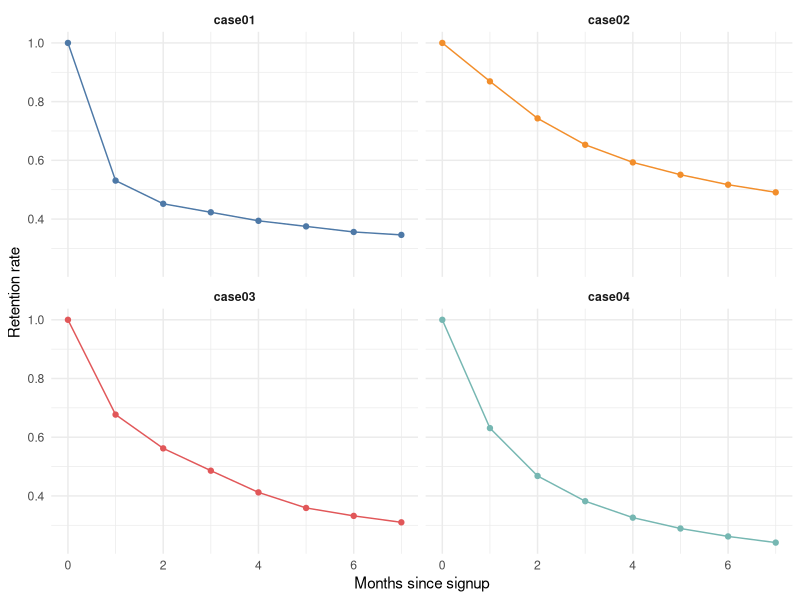
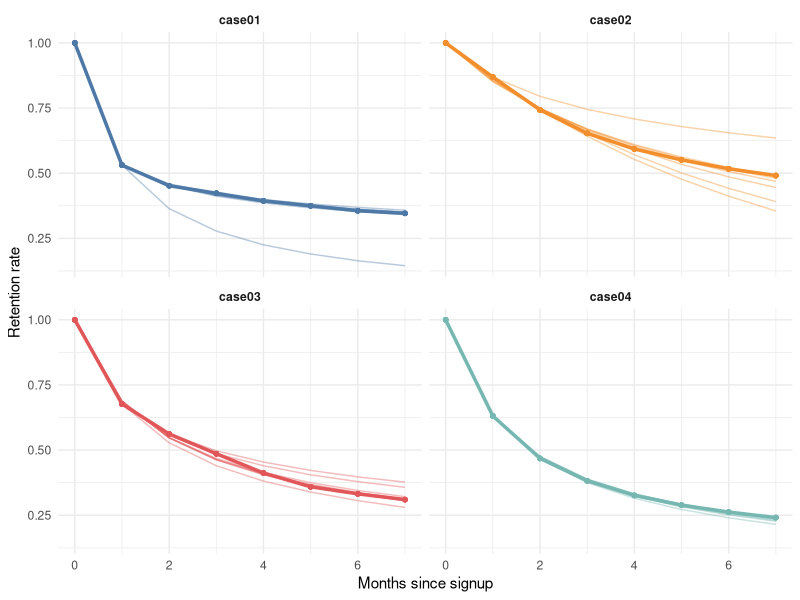

Here is the R script that generated these plots, in order:
## ---- chunk 1
#| message: false
#| warning: false
#| label: fig-retention-observed
#| fig-cap: "Observed monthly retention curves for four subscription cohorts. All decline, but at different rates and with different curvature."
library(tidyverse)

set.seed(13)

# Observed retention rate by months since signup (month 0 = 100%)
df_ret <- tibble(
  month_lt = 0:7,
  case01 = c(1, .531, .452, .423, .394, .375, .356, .346),
  case02 = c(1, .869, .743, .653, .593, .551, .517, .491),
  case03 = c(1, .677, .562, .486, .412, .359, .332, .310),
  case04 = c(1, .631, .468, .382, .326, .289, .262, .241)
) |>
  pivot_longer(-month_lt, names_to = "example", values_to = "retention_rate")

ggplot(df_ret, aes(month_lt, retention_rate, colour = example)) +
  geom_line() + geom_point() +
  facet_wrap(~ example) +
  scale_colour_manual(values = c("#4e79a7", "#f28e2b", "#e15759", "#76b7b2")) +
  labs(x = "Months since signup", y = "Retention rate") +
  theme_minimal() +
  theme(legend.position = "none", strip.text = element_text(face = "bold"))
## ---- chunk 2
# Aggregate churn probability P(T = t) via the forward recursion implied by
# the Beta-geometric mixture (equation @eq-sbg-survivor).
churn_bg <- Vectorize(function(alpha, beta, period) {
  p <- alpha / (alpha + beta)
  if (period > 1)
    p <- churn_bg(alpha, beta, period - 1) *
         (beta + period - 2) / (alpha + beta + period - 1)
  p
}, vectorize.args = "period")

# Survivor function S(t) = S(t-1) - P(t), with S(1) = 1 - P(1).
survival_bg <- Vectorize(function(alpha, beta, period) {
  s <- 1 - churn_bg(alpha, beta, 1)
  if (period > 1)
    s <- survival_bg(alpha, beta, period - 1) - churn_bg(alpha, beta, period)
  s
}, vectorize.args = "period")

# Negative log-likelihood (equation @eq-sbg-loglik): churners contribute
# log P(T = t); the still-active at the end contribute log S(tau).
neg_loglik <- function(par, active, lost) {
  alpha <- par[1]; beta <- par[2]
  tau <- length(active)
  -( sum(lost * log(churn_bg(alpha, beta, 1:tau))) +
       active[tau] * log(survival_bg(alpha, beta, tau)) )
}

# Convert retention rates into active/lost counts for a notional 1,000-customer
# cohort (the likelihood depends only on the shape, not the cohort size).
df_ret <- df_ret |>
  group_by(example) |>
  mutate(active = 1000 * retention_rate,
         lost   = replace_na(lag(active) - active, 0)) |>
  ungroup()
## ---- chunk 3
#| label: fig-retention-projected
#| fig-cap: "Observed retention (bold) with sBG projections fit on the first i months only, for i = 1..7 (faint lines). Projections stabilize toward the observed curve as the calibration window lengthens."
project_cohort <- function(d) {
  map_dfr(1:7, function(i) {
    fit <- d |> filter(month_lt >= 1, month_lt <= i)
    opt <- optim(c(1, 1), neg_loglik,
                 active = fit$active, lost = fit$lost)
    tibble(month_lt   = 0:7,
           fact_months = i,
           retention_pred = round(
             c(1, survival_bg(opt$par[1], opt$par[2], 1:7)), 3))
  })
}

ret_preds <- df_ret |>
  group_by(example) |>
  group_modify(~ project_cohort(.x)) |>
  ungroup()

df_plot <- df_ret |>
  select(month_lt, example, retention_rate) |>
  left_join(ret_preds, by = c("month_lt", "example"))

ggplot(df_plot, aes(month_lt, retention_rate, colour = example)) +
  geom_line(aes(y = retention_pred, group = fact_months), alpha = 0.4) +
  geom_line(linewidth = 1.2) + geom_point(size = 1.2) +
  facet_wrap(~ example) +
  scale_colour_manual(values = c("#4e79a7", "#f28e2b", "#e15759", "#76b7b2")) +
  labs(x = "Months since signup", y = "Retention rate") +
  theme_minimal() +
  theme(legend.position = "none", strip.text = element_text(face = "bold"))
## ---- chunk 4
fit3 <- df_ret |> filter(example == "case03", month_lt >= 1, month_lt <= 2)
opt3 <- optim(c(1, 1), neg_loglik, active = fit3$active, lost = fit3$lost)

projected <- tibble(
  month_lt       = 3:24,
  retention_pred = round(survival_bg(opt3$par[1], opt3$par[2], 3:24), 3))

ltv3 <- df_ret |>
  filter(example == "case03", month_lt <= 2) |>
  select(month_lt, retention_rate) |>
  bind_rows(projected) |>
  mutate(retention = coalesce(retention_rate, retention_pred),
         ltv_monthly = retention * 1,          # $1 subscription price
         ltv_cum     = round(cumsum(ltv_monthly), 2))

tail(ltv3, 3)
cat("Average 24-month LTV for cohort 3: $", tail(ltv3$ltv_cum, 1), "\n", sep = "")
